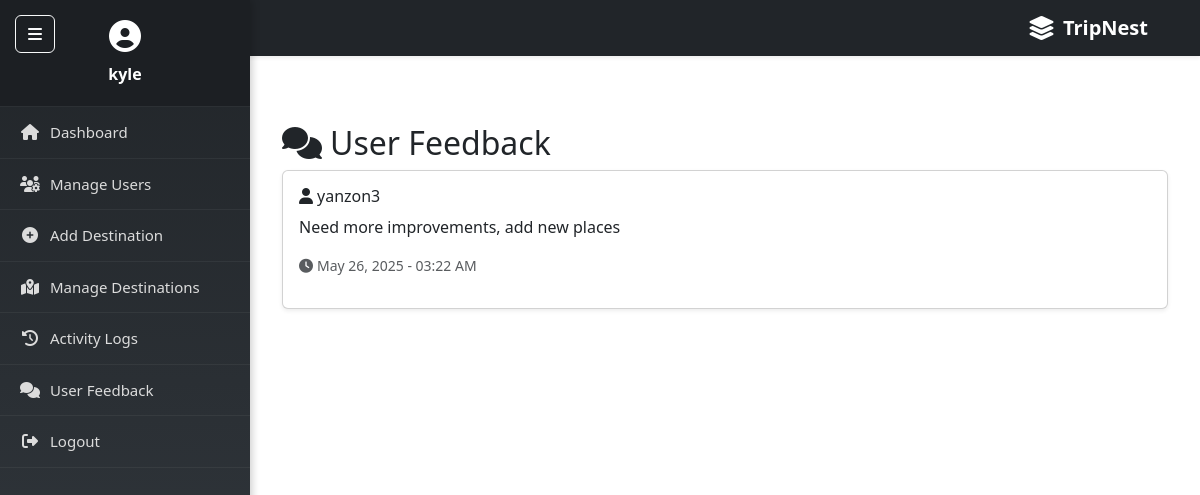
The page /CLIENT/admin_feedback.php (signed in) on the database as committed earlier.
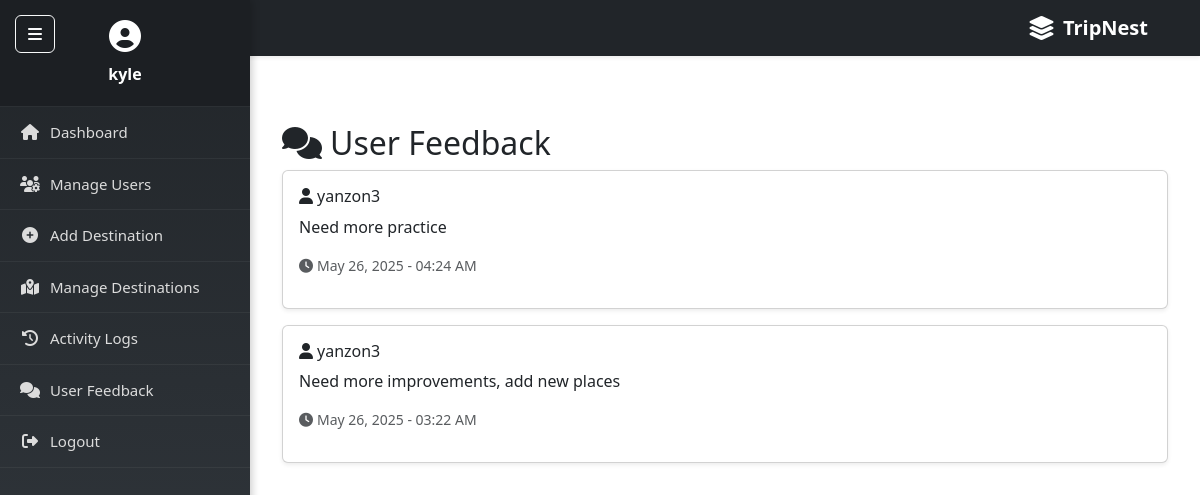
The same page on the database as committed later.
### tables this page shows
CREATE TABLE `feedback` (
  `id` int(11) NOT NULL,
  `user_id` int(11) NOT NULL,
  `message` text NOT NULL,
  `created_at` timestamp NOT NULL DEFAULT current_timestamp()
);

CREATE TABLE `users` (
  `id` int(11) NOT NULL,
  `username` varchar(20) NOT NULL,
  `email` varchar(25) NOT NULL,
  `phone` varchar(20) DEFAULT NULL,
  `address` varchar(35) DEFAULT NULL,
  `password` varchar(25) NOT NULL,
  `role` enum('admin','user') DEFAULT 'user',
  `created_at` timestamp NOT NULL DEFAULT current_timestamp()
);

### CLIENT/admin_feedback.php (the view, shortened to what this page needs)
<?php
include 'includes/config.php';
include 'includes/navbar.php';
include 'includes/sidebar.php';
$sql = "SELECT f.*, u.username FROM feedback f
        JOIN users u ON f.user_id = u.id
        ORDER BY f.created_at DESC";
$result = $conn->query($sql);
?>
<div id="main-content">
  <div class="container py-5">
    <h2><i class="fas fa-comments me-2"></i>User Feedback</h2>
    <?php if ($result->num_rows > 0): ?>
      <?php while ($row = $result->fetch_assoc()): ?>
        <div class="card mb-3 shadow-sm">
          <div class="card-body">
            <h6 class="card-title"><i class="fas fa-user me-1"></i><?= htmlspecialchars($row['username']) ?></h6>
            <p class="card-text"><?= nl2br(htmlspecialchars($row['message'])) ?></p>
            <p class="text-muted small"><i class="fas fa-clock me-1"></i><?= date('F j, Y - h:i A', strtotime($row['created_at'])) ?></p>
          </div>
        </div>
      <?php endwhile; ?>
    <?php else: ?>
      <div class="alert alert-info">No feedbacks yet.</div>
    <?php endif; ?>
  </div>
</div>

Rows that differ between the two databases and show on the page:
added feedback: user.username "yanzon3", message "Need more practice", created_at "May 26, 2025 - 04:24 AM"
